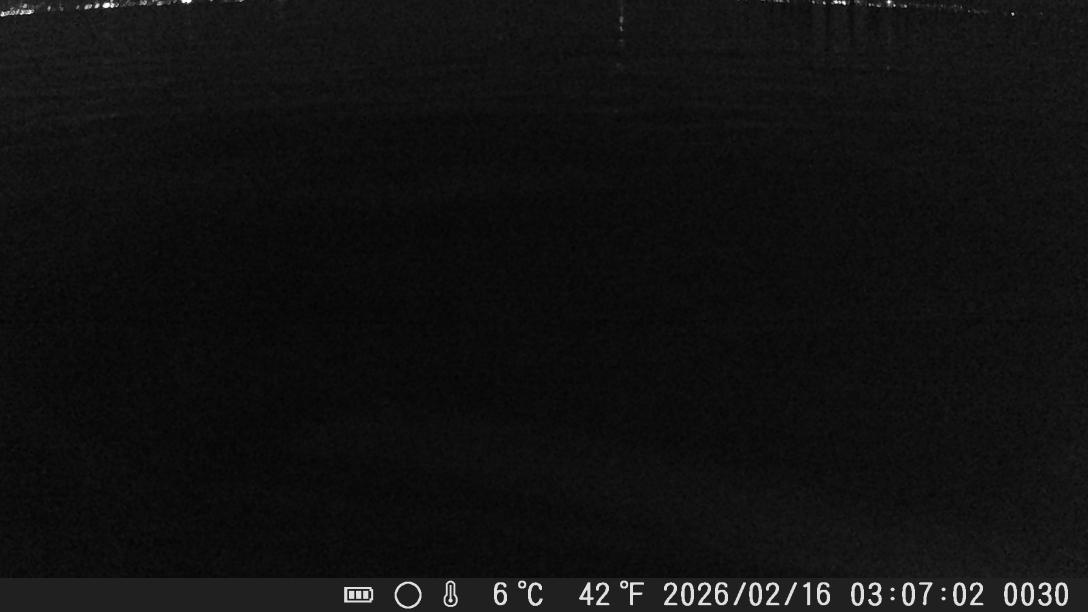
#> input picture batch_timestamp_ocr_for_hanting_camera/DSCF0030.JPG, 6528 x 3672 px (shown at 1/6 size)
$ python -i batch_timestamp_ocr.py   (imports and definitions only)
#> lines starting #> are read from the running program, lines starting #| are printed output that depends on the picture; after the words box and inside, x2 and y2 are one past the last pixel; in counts of white or black regions, pixels touching at a corner belong together
#> in process_image, img is the input picture: PIL image 6528x3672 RGB; min 0, max 255, mean 17.3
#!/usr/bin/env python3
from pathlib import Path
import argparse
import re
import sys
from typing import Optional, Tuple

from PIL import Image, ImageOps, ImageFilter
import pytesseract

TS_PATTERN = re.compile(
    r'(\d{1,2})\s*[Cc℃]\s*(\d{1,3})\s*[Ff℉°]?\s*'
    r'(\d{4})\D?(\d{2})\D?(\d{2})\s+'
    r'(\d{2})\D?(\d{2})\D?(\d{2})\s+(\d{4})'
)


def natural_key(path: Path):
    return [int(s) if s.isdigit() else s.lower() for s in re.split(r'(\d+)', path.name)]


def crop_bottom_band(img: Image.Image, band_ratio: float = 0.14) -> Image.Image:
#> called with band_ratio = 0.14
    w, h = img.size
#> w = 6528; h = 3672
    top = int(h * (1 - band_ratio))
#> top = 3157
    return img.crop((0, top, w, h))
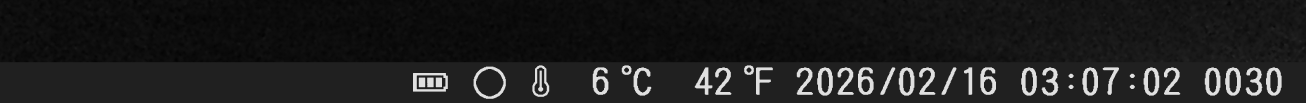
#> returned value: PIL image 6528x515 RGB (shown at 1/5 size); min 1, max 240, mean 30.5


def preprocess(img: Image.Image, scale: int = 3) -> Image.Image:
#> called with scale = 3
    gray = ImageOps.grayscale(img)
    w, h = gray.size
#> w = 6528; h = 515
    gray = gray.resize((w * scale, h * scale))
#> gray: PIL image 19584x1545 L
    gray = gray.filter(ImageFilter.SHARPEN)
    gray = ImageOps.autocontrast(gray)
    bw = gray.point(lambda p: 255 if p > 160 else 0)
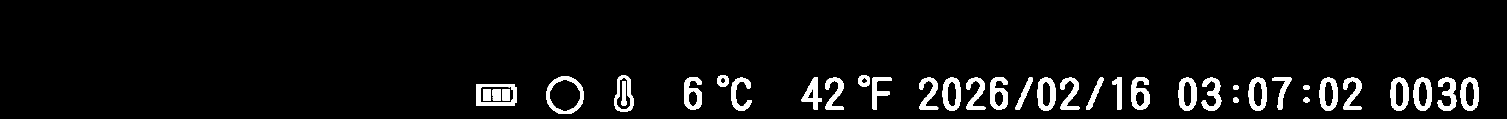
#> bw: PIL image 19584x1545 L (shown at 1/13 size); 4.5% white; 38 white regions, largest, box (x1, y1, x2, y2) and area: (7104, 999, 7587, 1482) 59954, (6195, 1095, 6717, 1374) 56968, (12258, 1011, 12492, 1434) 51593
    return bw


def ocr_text(img: Image.Image) -> str:
    configs = [
        '--psm 6',
        '--psm 7',
        '--psm 11',
    ]
    texts = []
    for cfg in configs:
        try:
            txt = pytesseract.image_to_string(img, lang='eng', config=cfg)
            texts.append(txt)
        except Exception:
            pass
#> after the loop, texts = []
    return '\n'.join(texts)


# [28 lines left out: functions normalize, extract_structured, not called in this run]


def process_image(path: Path) -> Tuple[str, Optional[str]]:
    img = Image.open(path)
    band = crop_bottom_band(img)
    prep = preprocess(band)
    text = ocr_text(prep)
    parsed = extract_structured(text)
    return path.name, parsed


# [26 lines left out: function main, not called in this run]


# [2 lines not run here, left out]

#> (the run stopped early here; a loop or call above may not have finished)
